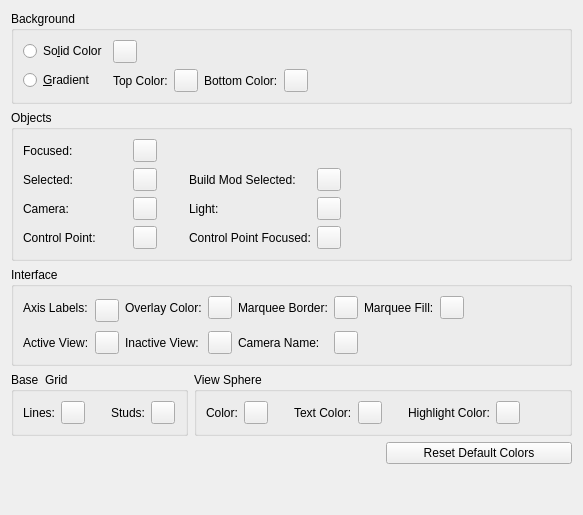
       <widget class="QWidget" name="tabColors">
        <attribute name="title">
         <string>Colors</string>
        </attribute>
        <layout class="QGridLayout" name="gridLayout_13">
         <item row="5" column="3">
          <widget class="QPushButton" name="ResetColorsButton">
           <property name="toolTip">
            <string>Reset interface colors to theme default</string>
           </property>
           <property name="text">
            <string>Reset Default Colors</string>
           </property>
          </widget>
         </item>
         <item row="5" column="0" colspan="3">
          <spacer name="horizontalSpacer_7">
           <property name="orientation">
            <enum>Qt::Horizontal</enum>
           </property>
           <property name="sizeHint" stdset="0">
            <size>
             <width>222</width>
             <height>20</height>
            </size>
           </property>
          </spacer>
         </item>
         <item row="0" column="0" colspan="4">
          <widget class="QGroupBox" name="BackgroundColorGroup">
           <property name="title">
            <string>Background</string>
           </property>
           <layout class="QGridLayout" name="gridLayout_10">
            <item row="0" column="1">
             <layout class="QHBoxLayout" name="horizontalLayout_11">
              <item>
               <widget class="QToolButton" name="BackgroundSolidColorButton">
                <property name="text">
                 <string/>
                </property>
               </widget>
              </item>
              <item>
               <spacer name="horizontalSpacer_13">
                <property name="orientation">
                 <enum>Qt::Horizontal</enum>
                </property>
                <property name="sizeHint" stdset="0">
                 <size>
                  <width>40</width>
                  <height>20</height>
                 </size>
                </property>
               </spacer>
              </item>
             </layout>
            </item>
            <item row="0" column="0">
             <widget class="QRadioButton" name="BackgroundSolidRadio">
              <property name="text">
               <string>So&amp;lid Color</string>
              </property>
             </widget>
            </item>
            <item row="1" column="1">
             <layout class="QHBoxLayout" name="horizontalLayout_15">
              <item>
               <widget class="QLabel" name="label_34">
                <property name="text">
                 <string>Top Color:</string>
                </property>
               </widget>
              </item>
              <item>
               <widget class="QToolButton" name="BackgroundGradient1ColorButton">
                <property name="text">
                 <string/>
                </property>
               </widget>
              </item>
              <item>
               <widget class="QLabel" name="label_35">
                <property name="text">
                 <string>Bottom Color:</string>
                </property>
               </widget>
              </item>
              <item>
               <widget class="QToolButton" name="BackgroundGradient2ColorButton">
                <property name="text">
                 <string/>
                </property>
               </widget>
              </item>
              <item>
               <spacer name="horizontalSpacer_14">
                <property name="orientation">
                 <enum>Qt::Horizontal</enum>
                </property>
                <property name="sizeHint" stdset="0">
                 <size>
                  <width>40</width>
                  <height>20</height>
                 </size>
                </property>
               </spacer>
              </item>
             </layout>
            </item>
            <item row="1" column="0">
             <widget class="QRadioButton" name="BackgroundGradientRadio">
              <property name="text">
               <string>&amp;Gradient</string>
              </property>
             </widget>
            </item>
           </layout>
          </widget>
         </item>
         <item row="4" column="0" colspan="2">
          <widget class="QGroupBox" name="BaseGridColorGroup">
           <property name="title">
            <string>Base  Grid</string>
           </property>
           <layout class="QHBoxLayout" name="horizontalLayout_18">
            <item>
             <widget class="QLabel" name="label_43">
              <property name="text">
               <string>Lines:</string>
              </property>
             </widget>
            </item>
            <item>
             <widget class="QToolButton" name="gridLineColor">
              <property name="toolTip">
               <string>Select grid line colour</string>
              </property>
              <property name="text">
               <string/>
              </property>
             </widget>
            </item>
            <item>
             <spacer name="horizontalSpacer_17">
              <property name="orientation">
               <enum>Qt::Horizontal</enum>
              </property>
              <property name="sizeType">
               <enum>QSizePolicy::Fixed</enum>
              </property>
              <property name="sizeHint" stdset="0">
               <size>
                <width>20</width>
                <height>20</height>
               </size>
              </property>
             </spacer>
            </item>
            <item>
             <widget class="QLabel" name="label_42">
              <property name="text">
               <string>Studs:</string>
              </property>
             </widget>
            </item>
            <item>
             <widget class="QToolButton" name="gridStudColor">
              <property name="toolTip">
               <string>Select stud colour</string>
              </property>
              <property name="text">
               <string/>
              </property>
             </widget>
            </item>
            <item>
             <spacer name="horizontalSpacer_18">
              <property name="orientation">
               <enum>Qt::Horizontal</enum>
              </property>
              <property name="sizeHint" stdset="0">
               <size>
                <width>1</width>
                <height>20</height>
               </size>
              </property>
             </spacer>
            </item>
           </layout>
          </widget>
         </item>
         <item row="4" column="2" colspan="2">
          <widget class="QGroupBox" name="ViewSphereGroup">
           <property name="title">
            <string>View Sphere</string>
           </property>
           <layout class="QHBoxLayout" name="horizontalLayout_19">
            <item>
             <widget class="QLabel" name="label_14">
              <property name="text">
               <string>Color:</string>
              </property>
             </widget>
            </item>
            <item>
             <widget class="QToolButton" name="ViewSphereColorButton">
              <property name="toolTip">
               <string>Select View Sphere colour</string>
              </property>
              <property name="text">
               <string/>
              </property>
             </widget>
            </item>
            <item>
             <spacer name="horizontalSpacer_23">
              <property name="orientation">
               <enum>Qt::Horizontal</enum>
              </property>
              <property name="sizeType">
               <enum>QSizePolicy::Fixed</enum>
              </property>
              <property name="sizeHint" stdset="0">
               <size>
                <width>20</width>
                <height>20</height>
               </size>
              </property>
             </spacer>
            </item>
            <item>
             <widget class="QLabel" name="label_17">
              <property name="text">
               <string>Text Color:</string>
              </property>
             </widget>
            </item>
            <item>
             <widget class="QToolButton" name="ViewSphereTextColorButton">
              <property name="toolTip">
               <string>Select View Sphere text colour</string>
              </property>
              <property name="text">
               <string/>
              </property>
             </widget>
            </item>
            <item>
             <spacer name="horizontalSpacer_22">
              <property name="orientation">
               <enum>Qt::Horizontal</enum>
              </property>
              <property name="sizeType">
               <enum>QSizePolicy::Fixed</enum>
              </property>
              <property name="sizeHint" stdset="0">
               <size>
                <width>20</width>
                <height>20</height>
               </size>
              </property>
             </spacer>
            </item>
            <item>
             <widget class="QLabel" name="label_18">
              <property name="text">
               <string>Highlight Color:</string>
              </property>
             </widget>
            </item>
            <item>
             <widget class="QToolButton" name="ViewSphereHighlightColorButton">
              <property name="toolTip">
               <string>Select View Sphere highlight colour</string>
              </property>
              <property name="text">
               <string/>
              </property>
             </widget>
            </item>
            <item>
             <spacer name="horizontalSpacer_21">
              <property name="orientation">
               <enum>Qt::Horizontal</enum>
              </property>
              <property name="sizeHint" stdset="0">
               <size>
                <width>40</width>
                <height>20</height>
               </size>
              </property>
             </spacer>
            </item>
           </layout>
          </widget>
         </item>
         <item row="6" column="3">
          <spacer name="verticalSpacer_5">
           <property name="orientation">
            <enum>Qt::Vertical</enum>
           </property>
           <property name="sizeHint" stdset="0">
            <size>
             <width>20</width>
             <height>40</height>
            </size>
           </property>
          </spacer>
         </item>
         <item row="2" column="0" colspan="4">
          <widget class="QGroupBox" name="InterfaceColorGroup">
           <property name="title">
            <string>Interface</string>
           </property>
           <layout class="QGridLayout" name="gridLayout_6">
            <item row="0" column="0">
             <widget class="QLabel" name="label_41">
              <property name="text">
               <string>Axis Labels:</string>
              </property>
             </widget>
            </item>
            <item row="0" column="8" rowspan="2">
             <spacer name="horizontalSpacer_9">
              <property name="orientation">
               <enum>Qt::Horizontal</enum>
              </property>
              <property name="sizeHint" stdset="0">
               <size>
                <width>40</width>
                <height>20</height>
               </size>
              </property>
             </spacer>
            </item>
            <item row="2" column="1">
             <widget class="QToolButton" name="ActiveViewColorButton">
              <property name="text">
               <string/>
              </property>
             </widget>
            </item>
            <item row="0" column="2">
             <widget class="QLabel" name="label_27">
              <property name="text">
               <string>Overlay Color:</string>
              </property>
             </widget>
            </item>
            <item row="0" column="4">
             <widget class="QLabel" name="label_37">
              <property name="text">
               <string>Marquee Border:</string>
              </property>
             </widget>
            </item>
            <item row="0" column="3">
             <widget class="QToolButton" name="OverlayColorButton">
              <property name="text">
               <string/>
              </property>
             </widget>
            </item>
            <item row="0" column="5">
             <widget class="QToolButton" name="MarqueeBorderColorButton">
              <property name="text">
               <string/>
              </property>
             </widget>
            </item>
            <item row="2" column="5">
             <widget class="QToolButton" name="TextColorButton">
              <property name="text">
               <string/>
              </property>
             </widget>
            </item>
            <item row="0" column="7">
             <widget class="QToolButton" name="MarqueeFillColorButton">
              <property name="text">
               <string/>
              </property>
             </widget>
            </item>
            <item row="0" column="6">
             <widget class="QLabel" name="label_38">
              <property name="text">
               <string>Marquee Fill:</string>
              </property>
             </widget>
            </item>
            <item row="0" column="1" rowspan="2">
             <widget class="QToolButton" name="AxesColorButton">
              <property name="text">
               <string/>
              </property>
             </widget>
            </item>
            <item row="2" column="4">
             <widget class="QLabel" name="label_36">
              <property name="text">
               <string>Camera Name:</string>
              </property>
             </widget>
            </item>
            <item row="2" column="0">
             <widget class="QLabel" name="label_28">
              <property name="text">
               <string>Active View:</string>
              </property>
             </widget>
            </item>
            <item row="2" column="2">
             <widget class="QLabel" name="label">
              <property name="text">
               <string>Inactive View:</string>
              </property>
             </widget>
            </item>
            <item row="2" column="3">
             <widget class="QToolButton" name="InactiveViewColorButton">
              <property name="text">
               <string/>
              </property>
             </widget>
            </item>
           </layout>
          </widget>
         </item>
         <item row="1" column="0" colspan="4">
          <widget class="QGroupBox" name="ObjectsColorGroup">
           <property name="title">
            <string>Objects</string>
           </property>
           <layout class="QGridLayout" name="gridLayout_12">
            <item row="0" column="1">
             <widget class="QToolButton" name="ObjectFocusedColorButton">
              <property name="text">
               <string/>
              </property>
             </widget>
            </item>
            <item row="3" column="0">
             <widget class="QLabel" name="label_47">
              <property name="text">
               <string>Control Point:</string>
              </property>
             </widget>
            </item>
            <item row="0" column="0">
             <widget class="QLabel" name="label_45">
              <property name="text">
               <string>Focused:</string>
              </property>
             </widget>
            </item>
            <item row="1" column="0">
             <widget class="QLabel" name="label_48">
              <property name="text">
               <string>Selected:</string>
              </property>
             </widget>
            </item>
            <item row="3" column="4">
             <widget class="QToolButton" name="ControlPointFocusedColorButton">
              <property name="text">
               <string/>
              </property>
             </widget>
            </item>
            <item row="1" column="4">
             <widget class="QToolButton" name="BMObjectSelectedColorButton">
              <property name="text">
               <string/>
              </property>
             </widget>
            </item>
            <item row="2" column="1">
             <widget class="QToolButton" name="CameraColorButton">
              <property name="text">
               <string/>
              </property>
             </widget>
            </item>
            <item row="1" column="1">
             <widget class="QToolButton" name="ObjectSelectedColorButton">
              <property name="text">
               <string/>
              </property>
             </widget>
            </item>
            <item row="2" column="3">
             <widget class="QLabel" name="label_44">
              <property name="text">
               <string>Light:</string>
              </property>
             </widget>
            </item>
            <item row="1" column="3">
             <widget class="QLabel" name="label_50">
              <property name="text">
               <string>Build Mod Selected:</string>
              </property>
             </widget>
            </item>
            <item row="2" column="4">
             <widget class="QToolButton" name="LightColorButton">
              <property name="text">
               <string/>
              </property>
             </widget>
            </item>
            <item row="3" column="3">
             <widget class="QLabel" name="label_46">
              <property name="text">
               <string>Control Point Focused:</string>
              </property>
             </widget>
            </item>
            <item row="2" column="0">
             <widget class="QLabel" name="label_49">
              <property name="text">
               <string>Camera:</string>
              </property>
             </widget>
            </item>
            <item row="3" column="1">
             <widget class="QToolButton" name="ControlPointColorButton">
              <property name="text">
               <string/>
              </property>
             </widget>
            </item>
            <item row="1" column="2">
             <spacer name="horizontalSpacer_19">
              <property name="orientation">
               <enum>Qt::Horizontal</enum>
              </property>
              <property name="sizeType">
               <enum>QSizePolicy::Fixed</enum>
              </property>
              <property name="sizeHint" stdset="0">
               <size>
                <width>20</width>
                <height>20</height>
               </size>
              </property>
             </spacer>
            </item>
            <item row="0" column="2" colspan="5">
             <spacer name="horizontalSpacer_20">
              <property name="orientation">
               <enum>Qt::Horizontal</enum>
              </property>
              <property name="sizeHint" stdset="0">
               <size>
                <width>40</width>
                <height>20</height>
               </size>
              </property>
             </spacer>
            </item>
           </layout>
          </widget>
         </item>
        </layout>
       </widget>
